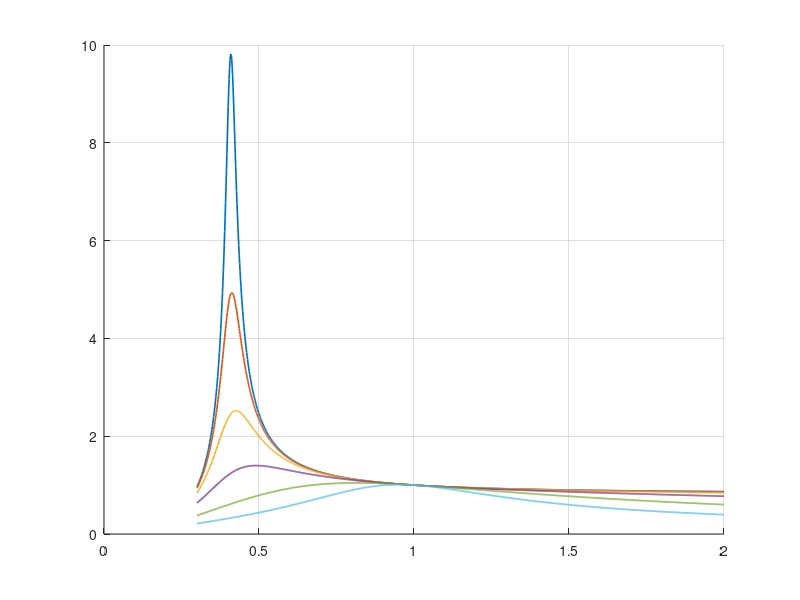

Write the MATLAB code that produced this figure. (Note: this script raises an error after producing the figure.)
% LLC resonant converter: first-harmonic-approximation (FHA) gain curves.
% Dr. Fulong Li -- first draft, September 2026.
% Runs in MATLAB or GNU Octave. No toolbox required.
% Numerical model independently checked; native execution pending.
%
% FHA assumes only the fundamental of the square-wave excitation carries
% power. It is accurate near resonance and progressively optimistic below
% it -- good enough to SIZE a tank, not to certify one. Verify with a
% switching simulation before committing to hardware.
clear; clc;
Vin = 390; Vout = 12; Pout = 240; n = 16;
Lr = 80e-6; Cr = 33e-9; Lm = 400e-6;

fr = 1/(2*pi*sqrt(Lr*Cr));          % series resonance (load independent)
fm = 1/(2*pi*sqrt((Lr+Lm)*Cr));     % lower resonance, open-circuit output
Zo = sqrt(Lr/Cr);
Ln = Lm/Lr;
Rl = Vout^2/Pout;
Rac = 8/pi^2*n^2*Rl;                % rectifier + load reflected to the tank
Q  = Zo/Rac;
fprintf('fr = %.2f kHz   fm = %.2f kHz   Zo = %.2f ohm\n',fr/1e3,fm/1e3,Zo);
fprintf('Ln = %.2f   Rac = %.1f ohm   Q = %.4f\n',Ln,Rac,Q);
fprintf('Vout at unity gain = %.3f V (need M = %.4f for %.1f V)\n', ...
    (Vin/2)/n, Vout*n/(Vin/2), Vout);

% FHA voltage gain of the LLC tank, normalised frequency fn = fs/fr.
M = @(fn,Q) 1./sqrt((1+1/Ln-1./(Ln*fn.^2)).^2 + (Q*(fn-1./fn)).^2);

fn = linspace(0.3,2,1200);
figure; hold on; grid on;
Qlist = [0.05 0.1 0.2 Q 0.8 1.5];
for q = Qlist, plot(fn,M(fn,q),'LineWidth',1.2); end
yline(1,'k--'); xline(1,'k--');
xlabel('normalised frequency f_s / f_r'); ylabel('tank voltage gain M');
title(sprintf('LLC FHA gain, L_n = %.1f',Ln));
legend(arrayfun(@(q)sprintf('Q = %.3f',q),Qlist,'UniformOutput',false));

% THE defining property: every curve passes through M = 1 at fn = 1.
fprintf('\nGain at fn = 1 for each Q (should all be exactly 1):\n');
for q = Qlist, fprintf('  Q = %.3f -> M = %.6f\n',q,M(1,q)); end

% Peak gain at full load sets the hold-up / low-line capability.
fns = linspace(0.2,1,4000);
[Mpk,idx] = max(M(fns,Q));
fprintf('\nFull-load peak gain M = %.3f at fn = %.3f (%.1f kHz)\n', ...
    Mpk,fns(idx),fns(idx)*fr/1e3);
fprintf('Minimum input voltage still regulating = %.0f V\n',Vout*n*2/Mpk);

% Design rule: stay ABOVE the peak-gain frequency at every operating point.
% To the left of the peak the tank turns capacitive, ZVS is lost, and the
% body diodes hard-commutate -- the classic way to destroy an LLC bridge.
fprintf('\nKeep fs above %.1f kHz at all loads to stay inductive (ZVS).\n', ...
    fns(idx)*fr/1e3);
% Not modelled: dead time, magnetising current needed for ZVS, transformer
% losses, rectifier drops, or burst-mode light-load behaviour.
